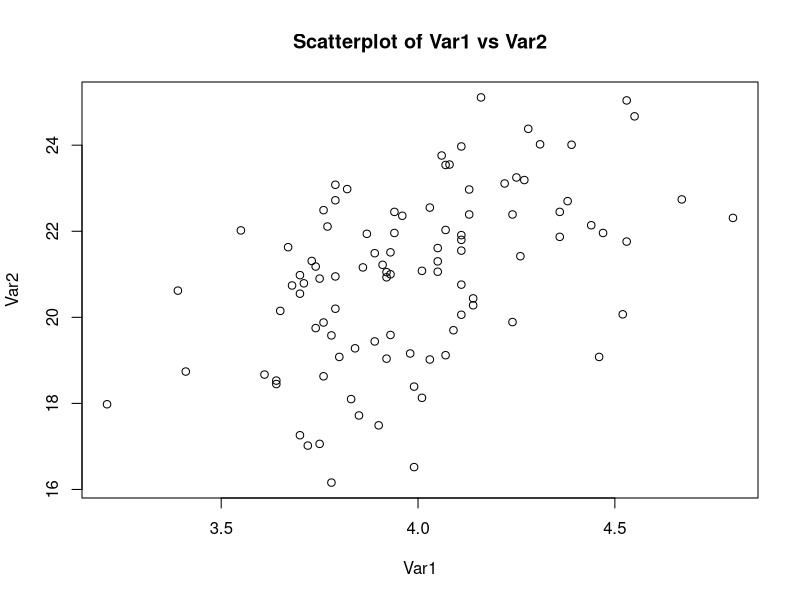
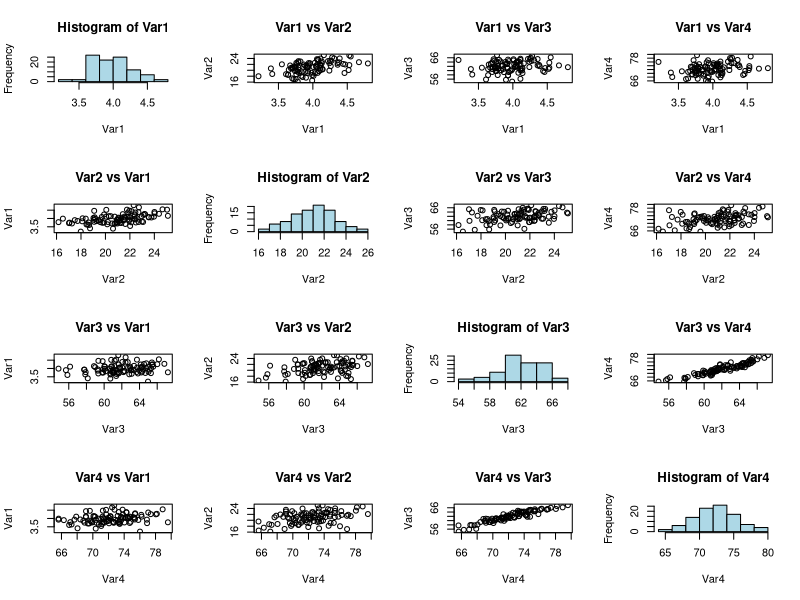

These charts were generated, in order, by the following R code:
data <- read.table("data.txt", header=T)
data

par(mfrow=c(1,1))

# Custom function to draw scatterplot between two variables
draw_scatterplot <- function(x, y, x_label = "X", y_label = "Y") {
  plot(x, y, xlab = x_label, ylab = y_label, main = paste("Scatterplot of", x_label, "vs", y_label))
}

# Custom function to draw scatterplot matrix among variables in a data frame
draw_scatterplot_matrix <- function(data) {
  num_vars <- ncol(data)
  par(mfrow = c(num_vars, num_vars))  # Set up the layout of the plot
  
  for (i in 1:num_vars) {
    for (j in 1:num_vars) {
      if (i == j) {
        # Draw histograms for diagonal plots
        hist(data[[i]], main = paste("Histogram of", names(data)[i]), xlab = names(data)[i], col = "lightblue", border = "black")
      } else {
        # Draw scatterplots for off-diagonal plots
        plot(data[[i]], data[[j]], xlab = names(data)[i], ylab = names(data)[j], main = paste(names(data)[i], "vs", names(data)[j]))
      }
    }
  }
  par(mfrow=c(1,1))
}

# Example usage:
# Draw scatterplot between Var1 and Var2
draw_scatterplot(data$Var1, data$Var2, x_label = "Var1", y_label = "Var2")

# Draw scatterplot matrix for Var1, Var2, Var3, Var4
draw_scatterplot_matrix(data[, c("Var1", "Var2", "Var3", "Var4")])


